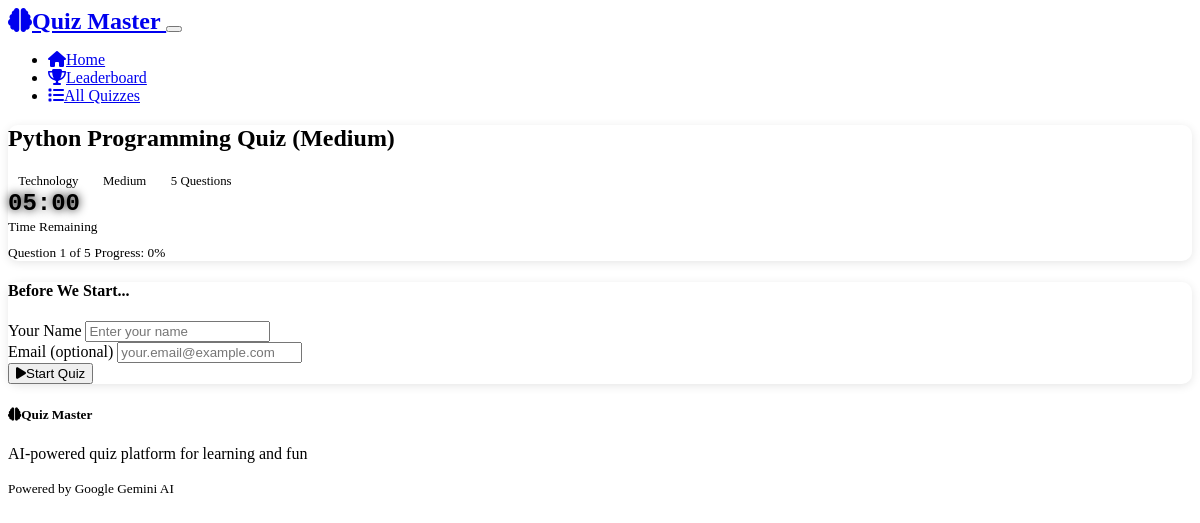
/quiz/3, run on the app's committed database.
### models.py (models this page shows)
class Quiz(db.Model):
    id = db.Column(db.Integer, primary_key=True)
    title = db.Column(db.String(200), nullable=False)
    category = db.Column(db.String(100), nullable=False)
    difficulty = db.Column(db.String(50), nullable=False)  # easy, medium, hard
    created_at = db.Column(db.DateTime, default=datetime.utcnow)
    questions = db.relationship('Question', backref='quiz', lazy=True, cascade='all, delete-orphan')
    results = db.relationship('QuizResult', backref='quiz', lazy=True)

### routes.py (the view)
@app.route('/quiz/<int:quiz_id>')
def take_quiz(quiz_id):
    quiz = Quiz.query.get_or_404(quiz_id)
    questions = Question.query.filter_by(quiz_id=quiz_id).order_by(Question.order).all()
    if not questions:
        flash('This quiz has no questions!', 'error')
        return redirect(url_for('index'))
    quiz_data = {
        'id': quiz.id,
        'title': quiz.title,
        'category': quiz.category,
        'difficulty': quiz.difficulty,
        'total_questions': len(questions),
        'questions': []
    }
    for q in questions:
        question_data = {
            'id': q.id,
            'text': q.question_text,
            'type': q.question_type,
            'points': q.points,
            'order': q.order
        }
        if q.options:
            try:
                question_data['options'] = json.loads(q.options)
            except:
                question_data['options'] = []
        quiz_data['questions'].append(question_data)
    return render_template('quiz.html', quiz=quiz_data)

### app.py (called while the page is built)
def tojsonfilter(obj):
    return json.dumps(obj)

### templates/quiz.html (shortened to what this page needs)
{% extends "base.html" %}
{% block content %}
<div class="container py-4">
    <div class="row mb-4">
        <div class="col-12">
            <div class="card">
                <div class="card-body">
                    <div class="row align-items-center">
                        <div class="col-md-8">
                            <h2 class="mb-1">{{ quiz.title }}</h2>
                            <div class="d-flex gap-3">
                                <span class="badge bg-secondary">{{ quiz.category }}</span>
                                <span class="badge bg-info">{{ quiz.difficulty.title() }}</span>
                                <span class="badge bg-success">{{ quiz.total_questions }} Questions</span>
                            </div>
                        </div>
                        <div class="col-md-4 text-md-end">
                            <div class="timer" id="timer">05:00</div>
                            <small class="text-muted">Time Remaining</small>
                        </div>
                    </div>
                    <div class="quiz-progress mt-3">
                    </div>
                    <div class="d-flex justify-content-between mt-2">
                        <small class="text-muted">Question <span id="currentQuestion">1</span> of {{ quiz.total_questions }}</small>
                        <small class="text-muted">Progress: <span id="progressPercent">0</span>%</small>
                    </div>
                </div>
            </div>
        </div>
    </div>
    <div class="row mb-4" id="userInfoSection">
        <div class="col-lg-6 mx-auto">
            <div class="card">
                <div class="card-header">
                    <h4 class="mb-0">Before We Start...</h4>
                </div>
                <div class="card-body">
                    <form id="userInfoForm">
                        <div class="mb-3">
                            <label for="username" class="form-label">Your Name</label>
                            <input type="text" class="form-control" id="username" name="username"
                                   placeholder="Enter your name" required>
                        </div>
                        <div class="mb-3">
                            <label for="email" class="form-label">Email (optional)</label>
                            <input type="email" class="form-control" id="email" name="email"
                                   placeholder="your.email@example.com">
                        </div>
                        <div class="text-center">
                            <button type="button" class="btn btn-primary btn-lg" id="startQuizBtn">
                                <i class="fas fa-play me-2"></i>Start Quiz
                            </button>
                        </div>
                    </form>
                </div>
            </div>
        </div>
    </div>
</div>
{% endblock %}

### static/css/style.css (style rules this page uses)
:root { --quiz-primary: #007bff; --quiz-success: #28a745; --quiz-danger: #dc3545; --quiz-warning: #ffc107; --quiz-info: #17a2b8; }
.timer { font-family: 'Courier New', monospace; text-shadow: 0 0 10px currentColor; }
.card { border-radius: 10px; box-shadow: 0 2px 10px rgba(0,0,0,0.1); transition: box-shadow 0.3s ease; }
.badge { font-size: 0.8em; padding: 0.5em 0.8em; }

### templates/quiz.html (style rules this page uses)
.quiz-progress { height: 8px; background-color: var(--bs-secondary); border-radius: 4px; overflow: hidden; }
.timer { font-size: 1.5rem; font-weight: bold; color: var(--bs-warning); }

### data on the page
Quiz: title "Python Programming Quiz (Medium)", category "Technology", difficulty "Medium"

### other printed values
{{ quiz.total_questions }} "5"
